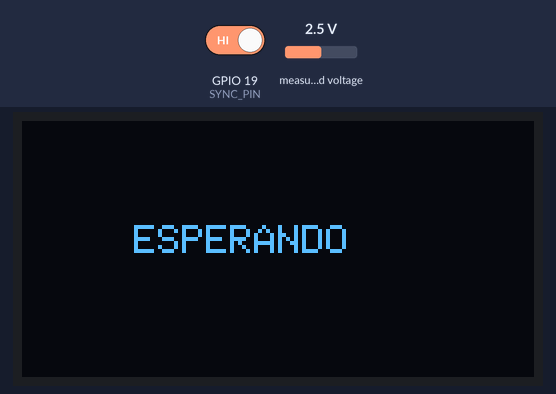
Bench run of a sketch on a simulated ESP32. On the bench: 128×64 one-colour display. Wiring (inferred from the names in the program): ADS1115 converter at I2C address 0x48. Inputs (shaded band) come from the test bench; at power-on: GPIO 19 (SYNC_PIN) HIGH, measured voltage 2.5 V. The OLED is the two-colour kind (top 16 rows yellow); what the sketch prints to the serial monitor is not drawn.

Above: at 1.5 s.
1.6 s: GPIO 19 (SYNC_PIN) driven LOW
3.1 s: GPIO 19 (SYNC_PIN) driven HIGH
At 4.0 s:
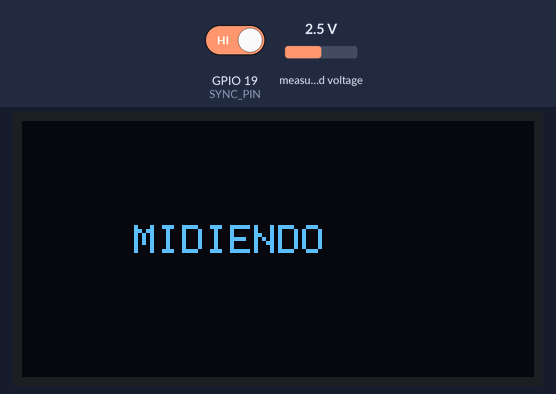
4.6 s: GPIO 19 (SYNC_PIN) driven LOW
At 5.1 s:
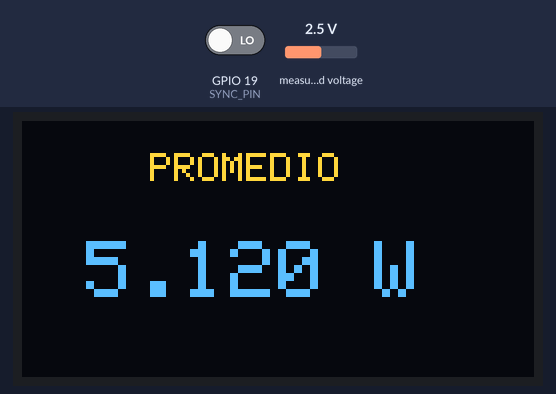
6.1 s: GPIO 19 (SYNC_PIN) driven HIGH
At 7.5 s:
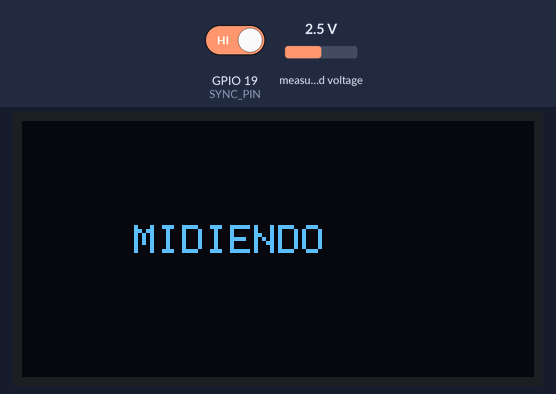
Timing chart, 0 to 8.6 s (numbered marks = the images above; inputs shaded):
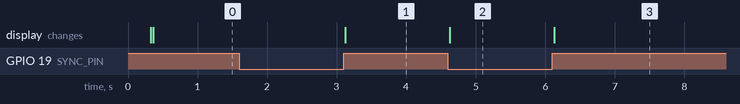

The sketch:

ads1115_read.ino
```cpp
// TTGO LoRa32 V2.1 + ADS1115 + INA240A1
// GPIO19 receives the 3.3 V measurement-window signal from FPGA H4/JD1.
#include <Wire.h>
#include <Adafruit_GFX.h>
#include <Adafruit_SSD1306.h>

constexpr uint8_t OLED_ADDR = 0x3C;
constexpr uint8_t ADS_ADDR = 0x48;
constexpr uint8_t ADS_REG_CONVERSION = 0x00;
constexpr uint8_t ADS_REG_CONFIG = 0x01;
constexpr uint8_t SYNC_PIN = 19;
constexpr uint8_t LORA_CS_PIN = 18;
constexpr uint8_t LORA_RESET_PIN = 23;

// AIN0 to GND, continuous conversion, +/-2.048 V, 860 samples/s.
// This doubles the voltage resolution, but the INA240 output must stay below
// the full-scale limit with a little headroom.
constexpr uint16_t ADS_CONFIG = 0xC4E3;
constexpr float ADS_LSB_VOLTS = 0.0000625f;

constexpr float SHUNT_OHMS = 0.1f;
constexpr float INA_GAIN = 20.0f;
constexpr float LOAD_VOLTS = 5.0f;

Adafruit_SSD1306 display(128, 64, &Wire, -1);

enum class CaptureState {
  WAIT_FOR_LOW,
  ARMED,
  MEASURING,
};

CaptureState captureState = CaptureState::WAIT_FOR_LOW;
double powerSum = 0.0;
uint32_t sampleCount = 0;
uint32_t measurementStartMs = 0;

void writeRegister(uint8_t reg, uint16_t value) {
  Wire.beginTransmission(ADS_ADDR);
  Wire.write(reg);
  Wire.write(value >> 8);
  Wire.write(value & 0xFF);
  Wire.endTransmission();
}

bool adsPresent() {
  Wire.beginTransmission(ADS_ADDR);
  return Wire.endTransmission() == 0;
}

int16_t readConversion() {
  Wire.beginTransmission(ADS_ADDR);
  Wire.write(ADS_REG_CONVERSION);
  Wire.endTransmission(false);
  Wire.requestFrom(ADS_ADDR, static_cast<uint8_t>(2));

  if (Wire.available() != 2) {
    return 0;
  }

  uint16_t raw = (static_cast<uint16_t>(Wire.read()) << 8) | Wire.read();
  return static_cast<int16_t>(raw);
}

void showError(const char* message) {
  Serial.println(message);
  display.clearDisplay();
  display.setTextColor(SSD1306_WHITE);
  display.setTextSize(1);
  display.setCursor(0, 0);
  display.println(message);
  display.display();
}

void showStatus(const char* status) {
  display.clearDisplay();
  display.setTextColor(SSD1306_WHITE);
  display.setTextSize(1);
  display.setCursor(28, 26);
  display.println(status);
  display.display();
}

void showAverage(double averagePower) {
  display.clearDisplay();
  display.setTextColor(SSD1306_WHITE);
  display.setTextSize(1);
  display.setCursor(32, 8);
  display.println("PROMEDIO");
  display.setTextSize(2);
  display.setCursor(16, 30);
  display.printf("%.3f W", averagePower);
  display.display();
}

void setup() {
  Serial.begin(115200);
  delay(300);

  pinMode(LORA_CS_PIN, OUTPUT);
  digitalWrite(LORA_CS_PIN, HIGH);
  pinMode(LORA_RESET_PIN, OUTPUT);
  digitalWrite(LORA_RESET_PIN, LOW);
  pinMode(SYNC_PIN, INPUT);
  Wire.begin(21, 22);
  Wire.setClock(400000);

  if (!display.begin(SSD1306_SWITCHCAPVCC, OLED_ADDR)) {
    Serial.println("ERROR: OLED no responde");
  }

  if (!adsPresent()) {
    showError("ERROR: ADS1115 no responde en 0x48");
    while (true) {
      delay(1000);
    }
  }

  writeRegister(ADS_REG_CONFIG, ADS_CONFIG);
  delay(10);

  showStatus("ESPERANDO");
  Serial.println("Esperando GPIO19 bajo para armar la medicion");
}

void loop() {
  bool syncHigh = digitalRead(SYNC_PIN) == HIGH;

  if (captureState == CaptureState::WAIT_FOR_LOW) {
    if (!syncHigh) {
      captureState = CaptureState::ARMED;
      Serial.println("Medicion armada; esperando flanco ascendente");
    }
    return;
  }

  if (captureState == CaptureState::ARMED) {
    if (syncHigh) {
      powerSum = 0.0;
      sampleCount = 0;
      measurementStartMs = millis();
      captureState = CaptureState::MEASURING;
      showStatus("MIDIENDO");
      Serial.println("Inicio de medicion");
    }
    return;
  }

  if (!syncHigh) {
    uint32_t durationMs = millis() - measurementStartMs;
    if (sampleCount > 0) {
      double averagePower = powerSum / sampleCount;
      showAverage(averagePower);
      Serial.printf("Promedio: %.6f W, muestras: %lu, duracion: %lu ms\n",
                    averagePower, sampleCount, durationMs);
    } else {
      showError("ERROR: sin muestras");
    }
    captureState = CaptureState::ARMED;
    return;
  }

  int16_t raw = readConversion();
  float vout = raw * ADS_LSB_VOLTS;
  float current = vout / (INA_GAIN * SHUNT_OHMS);
  powerSum += LOAD_VOLTS * current;
  sampleCount++;

  delayMicroseconds(1163);
}
```

Measured:
- after the input at 1.6 s, every drawn part: stays the same
- after the input at 3.1 s, the display: changes at once (image 1)
- after the input at 4.6 s, the display: changes at once (image 2)
- after the input at 6.1 s, the display: changes at once (image 3)
